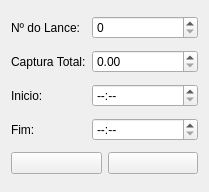
<?xml version="1.0" encoding="UTF-8"?>
<ui version="4.0">
 <class>frmLancesPesca</class>
 <widget class="QWidget" name="frmLancesPesca">
  <property name="geometry">
   <rect>
    <x>0</x>
    <y>0</y>
    <width>209</width>
    <height>192</height>
   </rect>
  </property>
  <property name="windowTitle">
   <string>Lances de Pesca</string>
  </property>
  <layout class="QGridLayout" name="gridLayout_2">
   <item row="4" column="0" colspan="3">
    <layout class="QGridLayout" name="gridLayout">
     <item row="0" column="0">
      <widget class="QPushButton" name="PBSalvar">
       <property name="text">
        <string/>
       </property>
       <property name="icon">
        <iconset resource="icons.qrc">
         <normaloff>:/newPrefix/Icons/002-save.png</normaloff>:/newPrefix/Icons/002-save.png</iconset>
       </property>
      </widget>
     </item>
     <item row="0" column="1">
      <widget class="QPushButton" name="PBCancelar">
       <property name="text">
        <string/>
       </property>
       <property name="icon">
        <iconset resource="icons.qrc">
         <normaloff>:/newPrefix/Icons/003-error.png</normaloff>:/newPrefix/Icons/003-error.png</iconset>
       </property>
      </widget>
     </item>
    </layout>
   </item>
   <item row="1" column="0">
    <widget class="QLabel" name="label_3">
     <property name="text">
      <string>Captura Total:</string>
     </property>
    </widget>
   </item>
   <item row="2" column="1" colspan="2">
    <widget class="QTimeEdit" name="TEInicio">
     <property name="specialValueText">
      <string>--:--</string>
     </property>
    </widget>
   </item>
   <item row="2" column="0">
    <widget class="QLabel" name="label_4">
     <property name="text">
      <string>Inicio:</string>
     </property>
    </widget>
   </item>
   <item row="3" column="0">
    <widget class="QLabel" name="label_7">
     <property name="text">
      <string>Fim:</string>
     </property>
    </widget>
   </item>
   <item row="1" column="1" colspan="2">
    <widget class="QDoubleSpinBox" name="DSBCapTotal">
     <property name="maximum">
      <double>10000.989999999999782</double>
     </property>
    </widget>
   </item>
   <item row="3" column="1" colspan="2">
    <widget class="QTimeEdit" name="TEFim">
     <property name="specialValueText">
      <string>--:--</string>
     </property>
    </widget>
   </item>
   <item row="0" column="1" colspan="2">
    <widget class="QSpinBox" name="SBNSeqLance"/>
   </item>
   <item row="0" column="0">
    <widget class="QLabel" name="label">
     <property name="text">
      <string>Nº do Lance:</string>
     </property>
    </widget>
   </item>
  </layout>
 </widget>
 <resources>
  <include location="icons.qrc"/>
 </resources>
 <connections/>
</ui>
